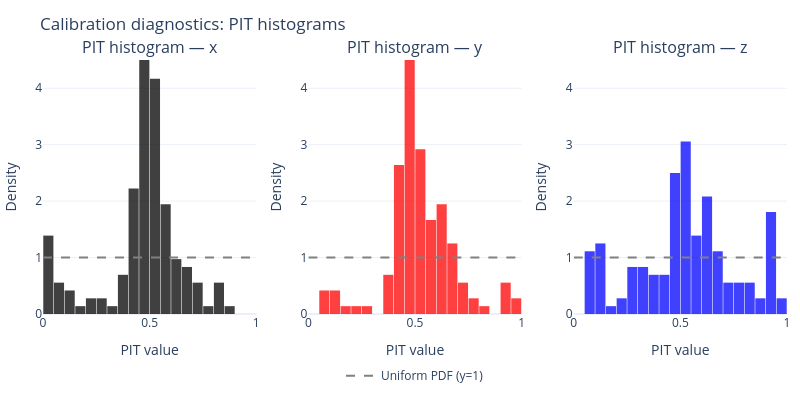

The notebook cell this image was saved under:
### Markdown cell above
## PIT Histogram Visualization

Create Probability Integral Transform (PIT) histograms to assess calibration.

### Code cell
# Calculate PIT values
pits_btd = pit_values(ysamp_g, ytrue_g)  # (N,T,3)
pits_flat = pits_btd.reshape(-1, 3).detach().cpu().numpy()

# Setup for plotting
axis_names = ["x", "y", "z"]
axis_colors = ["black", "red", "blue"]
uniform_line_color = "gray"

# Create subplots: 1 row x 3 cols (histograms)
fig = make_subplots(
    rows=1, cols=3,
    shared_xaxes=False,
    shared_yaxes=False,
    horizontal_spacing=0.07,
    subplot_titles=[f"PIT histogram — {axis}" for axis in axis_names],
)

# Parameters
nbins = 30

for d in range(3):
    col = d + 1
    color = axis_colors[d]
    u = pits_flat[:, d]

    # Histogram
    fig.add_trace(
        go.Histogram(
            x=u,
            nbinsx=nbins,
            histnorm="probability density",
            marker=dict(color=color),
            name=axis_names[d],
            showlegend=False,
            opacity=0.75,
        ),
        row=1, col=col
    )

    # Uniform PDF reference line (y=1 on [0,1])
    fig.add_trace(
        go.Scatter(
            x=[0, 1],
            y=[1, 1],
            mode="lines",
            line=dict(dash="dash", color=uniform_line_color),
            name="Uniform PDF (y=1)" if d == 0 else None,
            showlegend=(d == 0),
        ),
        row=1, col=col
    )

    # Axes formatting
    fig.update_xaxes(title_text="PIT value", range=[0, 1], row=1, col=col)
    fig.update_yaxes(title_text="Density", range=[0, 4.5], row=1, col=col)

# Layout
fig.update_layout(
    height=400, width=800,
    template="plotly_white",
    title="Calibration diagnostics: PIT histograms",
    bargap=0.05,
    legend=dict(
        orientation="h",
        yanchor="bottom", y=-0.3,
        xanchor="center", x=0.5
    ),
    margin=dict(l=10, r=10, t=60, b=60),
)

# Save and display
#fig.write_html("../figures/pit_histograms.html")
fig.show()

### Figure 1 — Plotly figure (JSON) as saved in the notebook; plotly's stock layout.template omitted (floating-point values rounded to 4 significant figures; data arrays with more than 128 entries replaced by an {"elided": "..."} marker saying what was removed)
{"data": [{"histnorm": "probability density", "marker": {"color": "black"}, "name": "x", "nbinsx": 30, "opacity": 0.75, "showlegend": false, "type": "histogram", "x": {"elided": "144 float values"}, "xaxis": "x", "yaxis": "y"}, {"line": {"color": "gray", "dash": "dash"}, "mode": "lines", "name": "Uniform PDF (y=1)", "showlegend": true, "type": "scatter", "x": [0, 1], "xaxis": "x", "y": [1, 1], "yaxis": "y"}, {"histnorm": "probability density", "marker": {"color": "red"}, "name": "y", "nbinsx": 30, "opacity": 0.75, "showlegend": false, "type": "histogram", "x": {"elided": "144 float values"}, "xaxis": "x2", "yaxis": "y2"}, {"line": {"color": "gray", "dash": "dash"}, "mode": "lines", "showlegend": false, "type": "scatter", "x": [0, 1], "xaxis": "x2", "y": [1, 1], "yaxis": "y2"}, {"histnorm": "probability density", "marker": {"color": "blue"}, "name": "z", "nbinsx": 30, "opacity": 0.75, "showlegend": false, "type": "histogram", "x": {"elided": "144 float values"}, "xaxis": "x3", "yaxis": "y3"}, {"line": {"color": "gray", "dash": "dash"}, "mode": "lines", "showlegend": false, "type": "scatter", "x": [0, 1], "xaxis": "x3", "y": [1, 1], "yaxis": "y3"}], "layout": {"annotations": [{"font": {"size": 16}, "showarrow": false, "text": "PIT histogram — x", "x": 0.1433, "xanchor": "center", "xref": "paper", "y": 1, "yanchor": "bottom", "yref": "paper"}, {"font": {"size": 16}, "showarrow": false, "text": "PIT histogram — y", "x": 0.5, "xanchor": "center", "xref": "paper", "y": 1, "yanchor": "bottom", "yref": "paper"}, {"font": {"size": 16}, "showarrow": false, "text": "PIT histogram — z", "x": 0.8567, "xanchor": "center", "xref": "paper", "y": 1, "yanchor": "bottom", "yref": "paper"}], "bargap": 0.05, "height": 400, "legend": {"orientation": "h", "x": 0.5, "xanchor": "center", "y": -0.3, "yanchor": "bottom"}, "margin": {"b": 60, "l": 10, "r": 10, "t": 60}, "title": {"text": "Calibration diagnostics: PIT histograms"}, "width": 800, "xaxis": {"anchor": "y", "domain": [0, 0.2867], "range": [0, 1], "title": {"text": "PIT value"}}, "xaxis2": {"anchor": "y2", "domain": [0.3567, 0.6433], "range": [0, 1], "title": {"text": "PIT value"}}, "xaxis3": {"anchor": "y3", "domain": [0.7133, 1], "range": [0, 1], "title": {"text": "PIT value"}}, "yaxis": {"anchor": "x", "domain": [0, 1], "range": [0, 4.5], "title": {"text": "Density"}}, "yaxis2": {"anchor": "x2", "domain": [0, 1], "range": [0, 4.5], "title": {"text": "Density"}}, "yaxis3": {"anchor": "x3", "domain": [0, 1], "range": [0, 4.5], "title": {"text": "Density"}}}}
